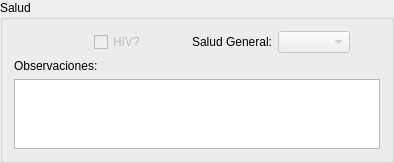
             <widget class="QGroupBox" name="tab1_Health">
              <property name="minimumSize">
               <size>
                <width>0</width>
                <height>0</height>
               </size>
              </property>
              <property name="maximumSize">
               <size>
                <width>16777215</width>
                <height>130</height>
               </size>
              </property>
              <property name="title">
               <string>Salud</string>
              </property>
              <layout class="QVBoxLayout" name="verticalLayout_10">
               <item>
                <layout class="QHBoxLayout" name="horizontalLayout_36">
                 <item>
                  <spacer name="horizontalSpacer_22">
                   <property name="orientation">
                    <enum>Qt::Horizontal</enum>
                   </property>
                   <property name="sizeType">
                    <enum>QSizePolicy::Fixed</enum>
                   </property>
                   <property name="sizeHint" stdset="0">
                    <size>
                     <width>80</width>
                     <height>20</height>
                    </size>
                   </property>
                  </spacer>
                 </item>
                 <item>
                  <widget class="QCheckBox" name="tab1_Health_HIV">
                   <property name="enabled">
                    <bool>false</bool>
                   </property>
                   <property name="text">
                    <string>HIV?</string>
                   </property>
                  </widget>
                 </item>
                 <item>
                  <spacer name="horizontalSpacer_24">
                   <property name="orientation">
                    <enum>Qt::Horizontal</enum>
                   </property>
                   <property name="sizeHint" stdset="0">
                    <size>
                     <width>40</width>
                     <height>20</height>
                    </size>
                   </property>
                  </spacer>
                 </item>
                 <item>
                  <layout class="QHBoxLayout" name="horizontalLayout_35">
                   <item>
                    <widget class="QLabel" name="label_26">
                     <property name="text">
                      <string>Salud General:</string>
                     </property>
                    </widget>
                   </item>
                   <item>
                    <widget class="QComboBox" name="tab1_Health_General">
                     <property name="enabled">
                      <bool>false</bool>
                     </property>
                    </widget>
                   </item>
                  </layout>
                 </item>
                 <item>
                  <spacer name="horizontalSpacer_23">
                   <property name="orientation">
                    <enum>Qt::Horizontal</enum>
                   </property>
                   <property name="sizeType">
                    <enum>QSizePolicy::Fixed</enum>
                   </property>
                   <property name="sizeHint" stdset="0">
                    <size>
                     <width>30</width>
                     <height>20</height>
                    </size>
                   </property>
                  </spacer>
                 </item>
                </layout>
               </item>
               <item>
                <widget class="QLabel" name="label_27">
                 <property name="text">
                  <string>Observaciones:</string>
                 </property>
                </widget>
               </item>
               <item>
                <widget class="QPlainTextEdit" name="tab1_Health_Comment">
                 <property name="sizePolicy">
                  <sizepolicy hsizetype="Expanding" vsizetype="Expanding">
                   <horstretch>0</horstretch>
                   <verstretch>0</verstretch>
                  </sizepolicy>
                 </property>
                 <property name="readOnly">
                  <bool>true</bool>
                 </property>
                </widget>
               </item>
              </layout>
             </widget>
